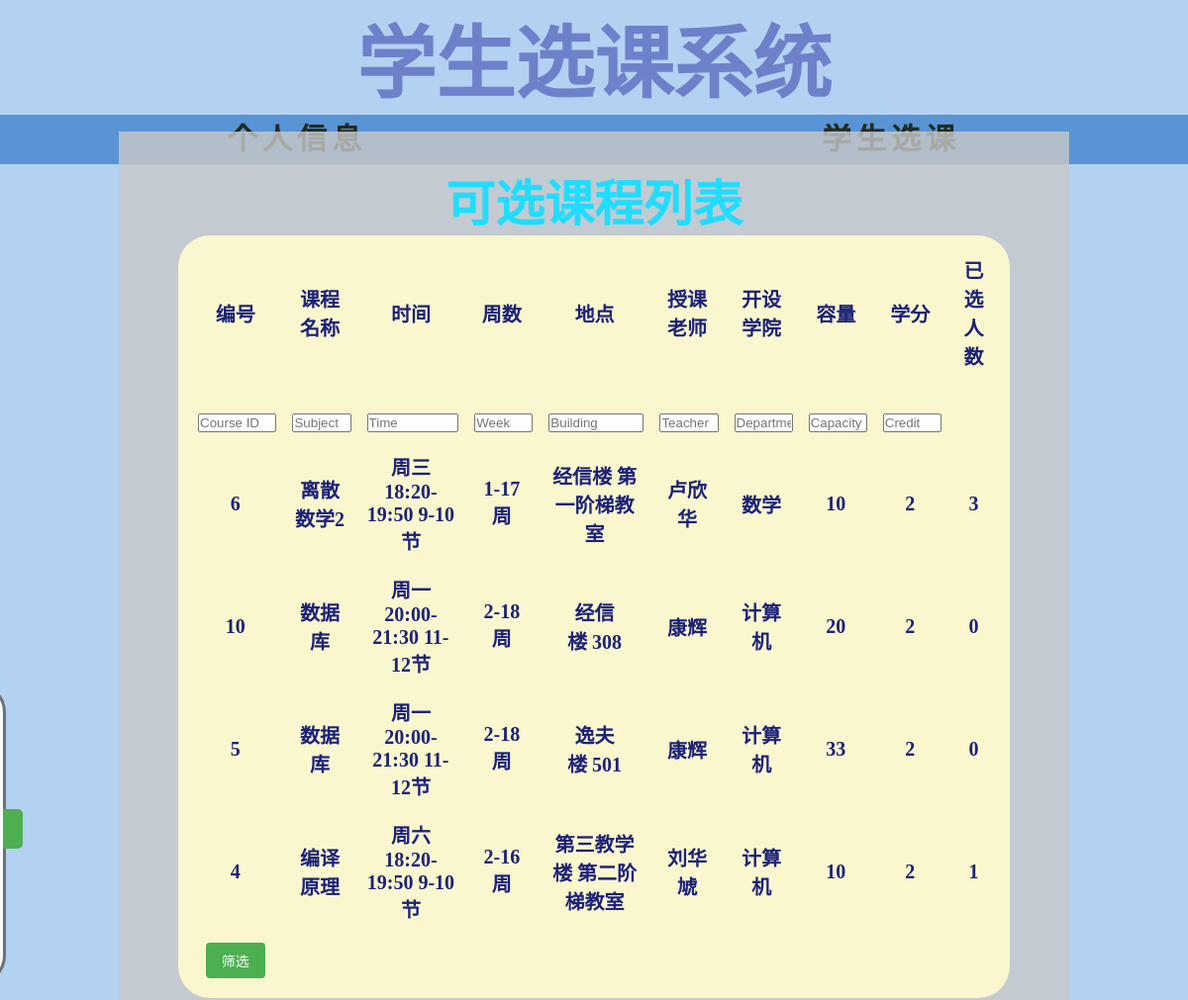
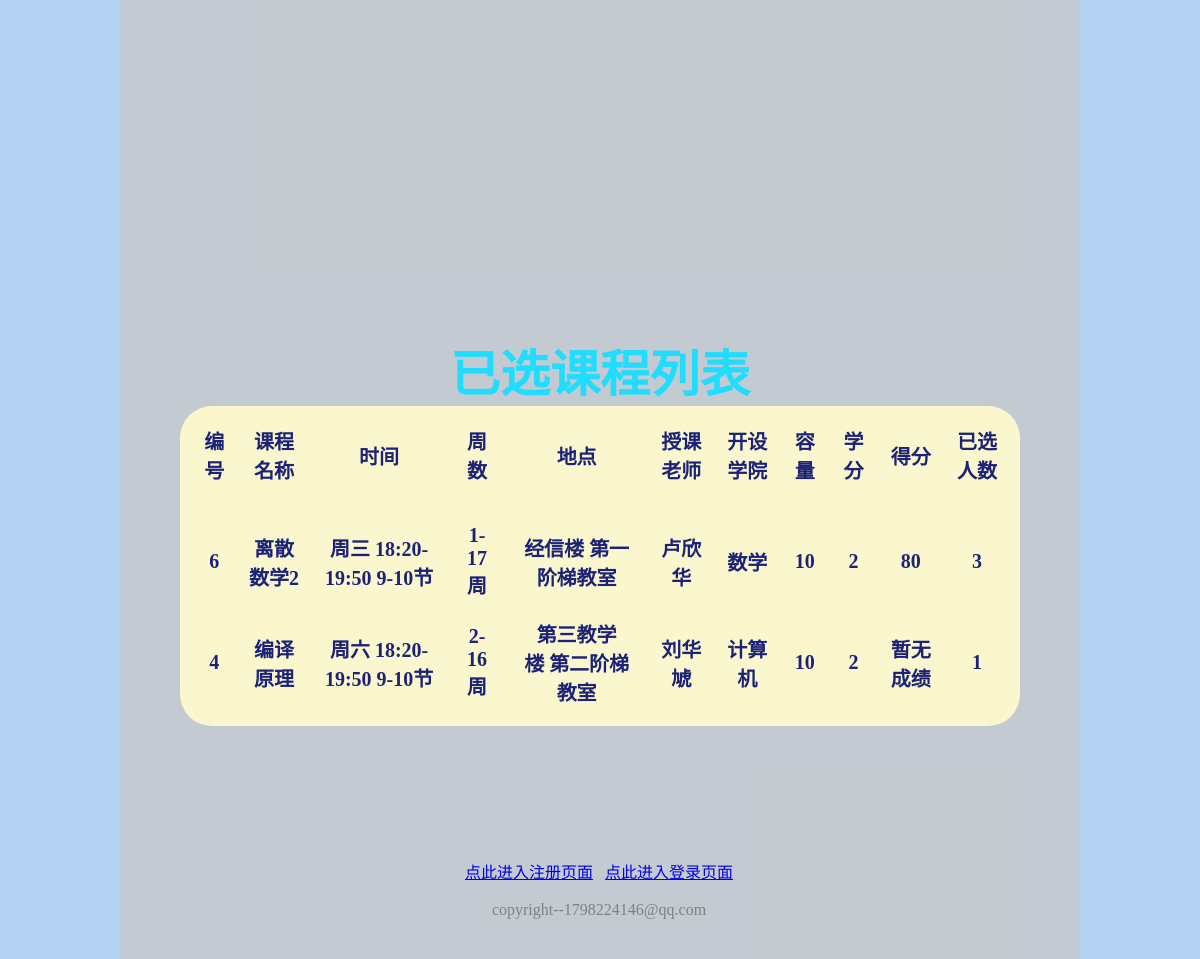
Screenshot of /WWW/student.php (signed in) with the database file from the repository (2 pictures, top to bottom).
### tables this page shows
CREATE TABLE `course` (
  `courseid` varchar(50) NOT NULL DEFAULT '0',
  `subject` varchar(50) DEFAULT NULL,
  `timeindex` varchar(50) DEFAULT NULL,
  `locationid` varchar(50) DEFAULT NULL,
  `credit` varchar(50) DEFAULT '0',
  `realcapacity` varchar(50) DEFAULT NULL,
  `cdep` varchar(50) DEFAULT NULL,
  `weekid` varchar(50) DEFAULT NULL,
  PRIMARY KEY (`courseid`)
);

CREATE TABLE `teach` (
  `schoolnum` varchar(50) NOT NULL DEFAULT '0',
  `courseid` varchar(50) NOT NULL DEFAULT '0',
  PRIMARY KEY (`schoolnum`,`courseid`) USING BTREE
);

CREATE TABLE `timetable` (
  `timeindex` varchar(50) NOT NULL DEFAULT '0',
  `time` varchar(50) DEFAULT NULL,
  PRIMARY KEY (`timeindex`)
);

CREATE TABLE `weektable` (
  `weekid` varchar(50) NOT NULL DEFAULT '0',
  `week` varchar(50) DEFAULT NULL,
  PRIMARY KEY (`weekid`)
);

CREATE TABLE `location` (
  `locationid` varchar(50) NOT NULL DEFAULT '0',
  `building` varchar(50) DEFAULT NULL,
  `room` varchar(50) DEFAULT NULL,
  `capacity` varchar(50) DEFAULT NULL,
  PRIMARY KEY (`locationid`)
);

CREATE TABLE `account` (
  `userName` varchar(50) DEFAULT NULL,
  `emailnum` varchar(50) DEFAULT NULL,
  `userPwd` varchar(50) DEFAULT NULL,
  `schoolnum` varchar(50) NOT NULL DEFAULT '0',
  `sex` varchar(50) DEFAULT NULL,
  `copname` varchar(50) DEFAULT NULL,
  `phonenum` varchar(50) DEFAULT NULL,
  `mottoword` varchar(50) DEFAULT NULL,
  `year` varchar(50) DEFAULT NULL,
  `turename` varchar(50) DEFAULT NULL,
  `identit` varchar(50) NOT NULL DEFAULT '0',
  PRIMARY KEY (`identit`,`schoolnum`)
);

CREATE TABLE `studenttake` (
  `schoolnum` varchar(50) NOT NULL DEFAULT '0',
  `courseid` varchar(50) NOT NULL DEFAULT '0',
  `score` varchar(50) DEFAULT '暂无成绩',
  PRIMARY KEY (`schoolnum`,`courseid`) USING BTREE
);

### WWW/student.php (the view, shortened to what this page needs)
<!DOCTYPE html>
<html>
<head>
	<link rel="stylesheet" type="text/css" href="fzx.css">
</head>
<body align="center" style="color: rgb(255, 255, 255);font-family:微软雅黑">
	<h1 class="H">学生选课系统</h1>
	<div class="nav" height="50px" style=font-family:华文新魏>
		<a href="studentinfo.php" class="navbox" align="center">个人信息</a>
		<a href="student.php" class="navbox" align="center">学生选课</a>
	</div>
	<nav class="nnaa2" id="sidebar" style="z-index: 999;">
		<button class="sidebut" onclick="toggleNav()"></button>
		<ul class="uull">
			<li style="padding: 30px;">
			</li>
			<li class="llii"><a class="aa" href="#1">可选课程</a></li>
			<li class="llii"><a class="aa" href="#2">已选课程</a></li>
		</ul>
	</nav>
	<table align="center" width="80%" id="dynamicHeightComponent" style="position: absolute; top: 132.5px; background-color: rgba(200, 200, 200, 0.8);font-family:宋体;margin-left: 10%">
		<table class="studentcourse1" width="70%">
			<br /><br />
			<h2 class="title1" align="center" id="1">可选课程列表</h2>
			<tr>
				<th> 编号 </th>
				<th> 课程名称 </th>
				<th> 时间 </th>
				<th> 周数 </th>
				<th> 地点 </th>
				<th> 授课老师 </th>
				<th> 开设学院 </th>
				<th> 容量 </th>
				<th> 学分 </th>
				<th> 已选人数 </th>
			<tr>
			<tr>
				<th><input type="text" id="courseId" name="courseId" placeholder="Course ID"></th>
				<th><input type="text" id="subject" name="subject" placeholder="Subject"></th>
				<th><input type="text" id="timeIndex" name="timeIndex" placeholder="Time"></th>
				<th><input type="text" id="weekId" name="weekId" placeholder="Week"></th>
				<th><input type="text" id="locationId" name="locationId" placeholder="Building"></th>
				<th><input type="text" id="teacherId" name="teacherId" placeholder="Teacher"></th>
				<th><input type="text" id="cdep" name="cdep" placeholder="Department"></th>
				<th><input type="text" id="capacity" name="capacity" placeholder="Capacity"></th>
				<th><input type="text" id="credit" name="credit" placeholder="Credit"></th>
			</tr>
			<?php
			$servername = "localhost";
			$username = "root";
			$password = "root";
			$dbname = "account";
			$conn = new mysqli($servername, $username, $password, $dbname);
			$sql = "SELECT * FROM course
        				JOIN location ON course.locationid = location.locationid
						JOIN timetable ON course.timeindex = timetable.timeindex
						JOIN teach ON course.courseid = teach.courseid
						JOIN account ON teach.schoolnum = account.schoolnum
						JOIN weektable ON course.weekid = weektable.weekid
        				";
			$result = $conn->query($sql);
			if ($result->num_rows > 0) {
				while ($row = $result->fetch_assoc()) {
					$course = $row["courseid"];
					echo '<tr onclick="confirmInsert(this)">';
					echo "<th>" . $row["courseid"] . "</th>";
					echo "<th>" . $row["subject"] . "</th>";
					echo "<th>" . $row["time"] . "</th>";
					echo "<th>" . $row["week"] . "</th>";
					echo "<th>" . $row["building"] . "&nbsp" . $row["room"] . "</th>";
					echo "<th>" . $row["turename"] . "</th>";
					echo "<th>" . $row["cdep"] . "</th>";
					echo "<th>" . $row["realcapacity"] . "</th>";
					echo "<th>" . $row["credit"] . "</th>";
					$sql = "SELECT COUNT(*) AS studentnum FROM studenttake WHERE courseid = '$course'";
					$result2 = $conn->query($sql);
					if ($result2->num_rows > 0) {
						while ($row = $result2->fetch_assoc()) {
							$studentnum = $row["studentnum"];
							echo "<th>" . $studentnum . "</th>";
						}
					} else {
						echo "<th>0</th>";
					}
					echo "</tr>";
				}
			} else {
				echo "<tr>";
				echo "<th>没有数据可供显示</th>";
				echo "</tr>";
			}
			?>
			<tr>
				<th> <button class="button small" onclick="filterCourses()">筛选</button> </th>
			</tr>
		</table>
		<table class="studentcourse2" width="70%">
			<br /><br />
			<h2 class="title2" align="center" id="2">已选课程列表</h2>
			<tr>
				<th> 编号 </th>
				<th> 课程名称 </th>
				<th> 时间 </th>
				<th> 周数 </th>
				<th> 地点 </th>
				<th> 授课老师 </th>
				<th> 开设学院 </th>
				<th> 容量 </th>
				<th> 学分 </th>
				<th> 得分 </th>
				<th> 已选人数 </th>
			<tr>
				<?php
				$servername = "localhost";
				$username = "root";
				$password = "root";
				$dbname = "account";
				$conn = new mysqli($servername, $username, $password, $dbname);
				$schoolnum = $_SESSION["uschoolnum"];
				$sql = "SELECT * FROM studenttake
						JOIN course ON course.courseid = studenttake.courseid
        				JOIN location ON course.locationid = location.locationid
						JOIN timetable ON course.timeindex = timetable.timeindex
						JOIN teach ON course.courseid = teach.courseid
						JOIN account ON teach.schoolnum = account.schoolnum
						JOIN weektable ON course.weekid = weektable.weekid
        				WHERE studenttake.schoolnum = '$schoolnum'
						";
				$result = $conn->query($sql);
				if ($result->num_rows > 0) {
					while ($row = $result->fetch_assoc()) {
						$course = $row["courseid"];
						echo '<tr onclick="confirmDelete(this)">';
						echo "<th>" . $row["courseid"] . "</th>";
						echo "<th>" . $row["subject"] . "</th>";
						echo "<th>" . $row["time"] . "</th>";
						echo "<th>" . $row["week"] . "</th>";
						echo "<th>" . $row["building"] . "&nbsp" . $row["room"] . "</th>";
						echo "<th>" . $row["turename"] . "</th>";
						echo "<th>" . $row["cdep"] . "</th>";
						echo "<th>" . $row["realcapacity"] . "</th>";
						echo "<th>" . $row["credit"] . "</th>";
						echo "<th>" . $row["score"] . "</th>";
						$sql = "SELECT COUNT(*) AS studentnum FROM studenttake WHERE courseid = '$course'";
						$result2 = $conn->query($sql);
						if ($result2->num_rows > 0) {
							while ($row = $result2->fetch_assoc()) {
								$studentnum = $row["studentnum"];
								echo "<th>" . $studentnum . "</th>";
							}
						} else {
							echo "<th>0</th>";
						}
						echo "</tr>";
					}
				} else {
					echo "<tr>";
					echo "<th>没有数据可供显示</th>";
					echo "</tr>";
				}
				?>
		</table>
	</table>
	<br><br>
	<p id="bottomComponent" style="position: absolute; left: calc(50% - 135px)">
		<a href="sign.html">点此进入注册页面</a>&nbsp&nbsp
		<a href="login.html">点此进入登录页面</a><br /><br />
		<h10 style="color: grey;font-family:Times New Roman">copyright--1798224146@qq.com</h10>
	</p>
</body>
</html>

### WWW/fzx.css (style rules this page uses)
* { margin: 0px; padding: 0px; }
html { width: 100%; height: 100%; }
body { width: 100%; height: 100%; font-family: YouYuan; background-position: center top; background-size: 100% auto; background-repeat: no-repeat; background-attachment: fixed; background-color: rgba(171, 206, 241, 0.9); background-image: url(images/background.jpg); }
ul { padding: 20px; }
.nnaa2 { position: fixed; top: 35%; left: -180px; width: 180px; height: 300px; background-color: rgba(255, 255, 255, 0.906); color: #333; font-size: 18px; border: 3px solid rgb(112, 112, 112); border-radius: 0 30px 30px 0; transition: left 0.5s; }
.uull { list-style-type: none; padding: 0; margin: 0; }
.llii { padding: 30px; color: rgba(255, 255, 255, 0.639); font-family: 宋体 }
.nav { float: left; width: 100% }
.navbox { display: block; float: left; width: 50%; height: 50px; text-decoration: none; font-size: 30px; font-weight: 700; color: rgb(37, 43, 29); line-height: 50px; background-color: rgba(42, 116, 195, 0.65); transition: 0.5s; letter-spacing: 5px; }
body { font-size: 100%; }
.H { font-size: 5em; font-family: 华文新魏; color: rgb(111, 128, 203); }
.studentcourse1 { border-radius: 32px; border-collapse: separate; border-spacing: 20px; position: relative; left: 15%; top: 0px; background-color: rgba(255, 252, 206, 0.9); color: rgb(28, 34, 119); font-family: youyuan; font-size: 20px; font-weight: 900; }
.studentcourse2 { border-radius: 32px; border-collapse: separate; border-spacing: 20px; position: relative; left: 15%; top: 300px; background-color: rgba(255, 252, 206, 0.9); color: rgb(28, 34, 119); font-family: youyuan; font-size: 20px; font-weight: 900; }
.title1 { font-size: 50px; font-family: 华文新魏; color: rgb(32, 221, 255); position: relative; left: 0; top: 0px; }
.title2 { font-size: 50px; font-family: 华文新魏; color: rgb(32, 221, 255); position: relative; left: 0; top: 300px; }
.button { display: inline-block; padding: 10px 20px; font-size: 16px; text-align: center; text-decoration: none; cursor: pointer; border: none; border-radius: 4px; background-color: #4CAF50; color: white; transition: background-color 0.3s; }
.small { font-size: 14px; padding: 8px 16px; }
.sidebut { position: relative; left: 100px; top: 125px; display: inline-block; padding: 20px 10px; font-size: 16px; text-align: center; text-decoration: none; cursor: pointer; border: none; border-radius: 0px 5px 5px 0px; background-color: #4CAF50; color: white; transition: background-color 0.3s; }
html { scroll-behavior: smooth; }
th input { width: 100%; }

### WWW/student.php (style rules this page uses)
body { background-image: url('bg.jpg'); background-repeat: no-repeat; background-size: cover; }

### rows the page displays
course: teach.courseid "6", subject "离散数学2", timetable.time "周三 18:20-19:50 9-10节", weekid.week "1-17周", locationid.building "经信楼", locationid.room "第一阶梯教室", account.turename "卢欣华", cdep "数学", realcapacity "10", credit "2", studentnum "3"
course: teach.courseid "10", subject "数据库", timetable.time "周一 20:00-21:30 11-12节", weekid.week "2-18周", locationid.building "经信楼", locationid.room "308", account.turename "康辉", cdep "计算机", realcapacity "20", credit "2", studentnum "0"
course: teach.courseid "5", subject "数据库", timetable.time "周一 20:00-21:30 11-12节", weekid.week "2-18周", locationid.building "逸夫楼", locationid.room "501", account.turename "康辉", cdep "计算机", realcapacity "33", credit "2", studentnum "0"
course: teach.courseid "4", subject "编译原理", timetable.time "周六 18:20-19:50 9-10节", weekid.week "2-16周", locationid.building "第三教学楼", locationid.room "第二阶梯教室", account.turename "刘华虓", cdep "计算机", realcapacity "10", credit "2", studentnum "1"
studenttake: teach.courseid "6", courseid.subject "离散数学2", timetable.time "周三 18:20-19:50 9-10节", weektable.week "1-17周", location.building "经信楼", location.room "第一阶梯教室", account.turename "卢欣华", courseid.cdep "数学", courseid.realcapacity "10", courseid.credit "2", score "80", studentnum "3"
studenttake: teach.courseid "4", courseid.subject "编译原理", timetable.time "周六 18:20-19:50 9-10节", weektable.week "2-16周", location.building "第三教学楼", location.room "第二阶梯教室", account.turename "刘华虓", courseid.cdep "计算机", courseid.realcapacity "10", courseid.credit "2", score "暂无成绩", studentnum "1"
